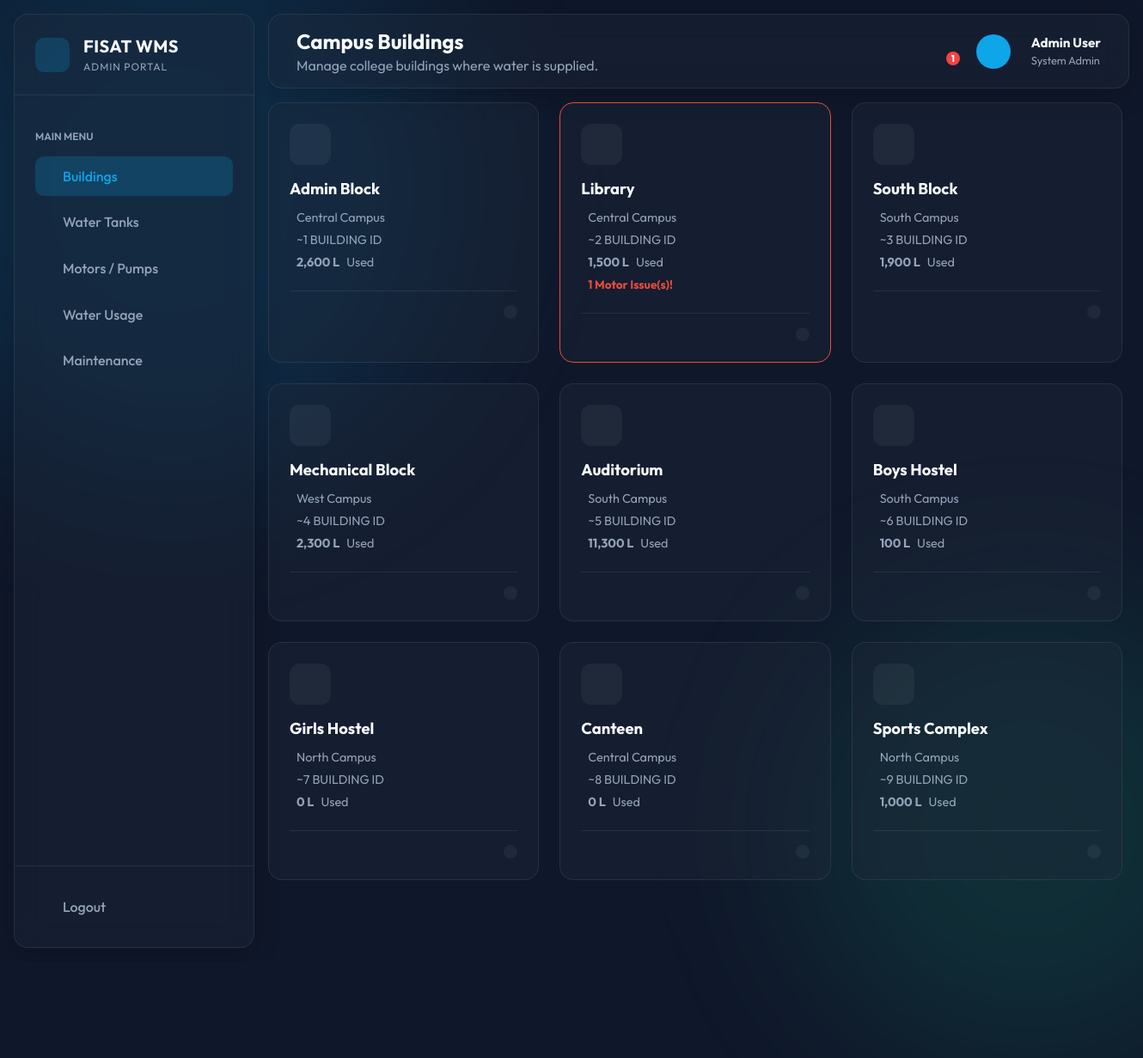
Page /dashboard.php (signed in) on the committed database.
### tables this page shows
CREATE TABLE `buildings` (
  `BUILDING_ID` int NOT NULL,
  `BUILDING_NAME` varchar(30) DEFAULT NULL,
  `LOCATION` varchar(30) DEFAULT NULL,
  PRIMARY KEY (`BUILDING_ID`)
);

### dashboard.php (the view, shortened to what this page needs)
<!DOCTYPE html>
<html lang="en">
<?php
require "connection.php";
?>
<head>
    <link rel="stylesheet" href="style.css">
</head>
<body>
    <div class="blob blob-1"></div>
    <div class="blob blob-2"></div>
    <div class="app-container">
        <aside class="sidebar glass-panel">
            <div class="sidebar-brand">
                <div class="brand-icon">
                </div>
                <div>
                    <h2>FISAT WMS</h2>
                    <span class="brand-subtitle">Admin Portal</span>
                </div>
            </div>
            <nav class="sidebar-nav">
                <p class="nav-label">MAIN MENU</p>
                <a href="#" class="nav-item active" data-target="buildings-view">
                    <span>Buildings</span>
                </a>
                <a href="#" class="nav-item" data-target="tanks-view">
                    <span>Water Tanks</span>
                </a>
                <a href="#" class="nav-item" data-target="motors-view">
                    <span>Motors / Pumps</span>
                </a>
                <a href="#" class="nav-item" data-target="usage-view">
                    <span>Water Usage</span>
                </a>
                <a href="#" class="nav-item" data-target="maintenance-view">
                    <span>Maintenance</span>
                </a>
            </nav>
            <div class="sidebar-bottom">
                <a href="index.php" class="nav-item text-danger">
                    <span>Logout</span>
                </a>
            </div>
        </aside>
        <main class="main-content">
            <header class="topbar glass-panel">
                <div class="header-title">
                    <h1 id="page-title">Campus Buildings</h1>
                    <p id="page-subtitle" class="text-muted">Manage college buildings where water is supplied.</p>
                </div>
                <div class="user-profile">
                    <div class="notification-icon">
                        <?php
                        $notif_sql = "SELECT COUNT(MAINTENANCE_ID) AS pending_count FROM maintenance WHERE STATUS = 'Pending'";
                        $notif_result = mysqli_query($conn, $notif_sql);
                        $pending_alerts = 0;
                        if ($notif_result) {
                            $notif_row = mysqli_fetch_assoc($notif_result);
                            $pending_alerts = (int)$notif_row['pending_count'];
                        }
                        if ($pending_alerts > 0) {
                            echo '<span class="badge">' . $pending_alerts . '</span>';
                        }
                        ?>
                    </div>
                    <div class="avatar">
                    </div>
                    <div class="user-info">
                        <strong>Admin User</strong>
                        <span>System Admin</span>
                    </div>
                </div>
            </header>
            <div class="content-wrapper">
                <section id="buildings-view" class="view-section active">
                    <div class="card-grid">
                        <?php
                        $sql = "SELECT
                            b.BUILDING_ID,
                            b.BUILDING_NAME,
                            b.LOCATION,
                            (SELECT IFNULL(SUM(WATER_USED_LITERS), 0) FROM water_usage WHERE BUILDING_ID = b.BUILDING_ID) AS TOTAL_USAGE,
                            (SELECT COUNT(m.MAINTENANCE_ID) FROM maintenance m JOIN motor_pumps mp ON m.MOTOR_ID = mp.MOTOR_ID JOIN water_tanks wt ON mp.TANK_ID = wt.TANK_ID WHERE wt.BUILDING_ID = b.BUILDING_ID AND m.STATUS = 'Pending') AS PENDING_ISSUES
                        FROM buildings b;";
                        $result = $conn->query($sql);
                        while($row = $result->fetch_assoc()){
                            $hasPending = $row['PENDING_ISSUES'] > 0;
                        ?>
                        <div class="data-card" style="position: relative; <?php echo $hasPending ? 'border: 1px solid #e74c3c;' : ''; ?>">
                            <div class="card-icon">
                            </div>
                            <h3><?php echo htmlspecialchars($row['BUILDING_NAME']); ?></h3>
                            <div class="card-details">
                                <p><i class="ph ph-map-pin"></i> <?php echo htmlspecialchars($row['LOCATION']); ?></p>
                                <p><i class="ph ph-users"></i> ~<?php echo $row['BUILDING_ID'] ; ?> BUILDING ID</p>
                                <p class="text-primary">
                                    <strong><?php echo number_format($row['TOTAL_USAGE']); ?> L</strong> Used
                                </p>
                                <?php if($hasPending): ?>
                                <p style="color: #e74c3c; font-size: 0.85em; font-weight: bold; margin-top: 5px;">
                                    <i class="ph ph-wrench"></i> <?php echo $row['PENDING_ISSUES']; ?> Motor Issue(s)!
                                </p>
                                <?php endif; ?>
                            </div>
                            <div class="card-actions">
                                <button class="btn-icon text-primary" title="Edit Building">
                                </button>
                            </div>
                        </div>
                        <?php } ?>
                    </div>
                </section>
            </div>
        </main>
    </div>
</body>
</html>

### rows in the picture
buildings: BUILDING_NAME "Admin Block", LOCATION "Central Campus", BUILDING_ID "1", TOTAL_USAGE "2,600"
buildings: BUILDING_NAME "Library", LOCATION "Central Campus", BUILDING_ID "2", TOTAL_USAGE "1,500", PENDING_ISSUES "1"
buildings: BUILDING_NAME "South Block", LOCATION "South Campus", BUILDING_ID "3", TOTAL_USAGE "1,900"
buildings: BUILDING_NAME "Mechanical Block", LOCATION "West Campus", BUILDING_ID "4", TOTAL_USAGE "2,300"
buildings: BUILDING_NAME "Auditorium", LOCATION "South Campus", BUILDING_ID "5", TOTAL_USAGE "11,300"
buildings: BUILDING_NAME "Boys Hostel", LOCATION "South Campus", BUILDING_ID "6", TOTAL_USAGE "100"
buildings: BUILDING_NAME "Girls Hostel", LOCATION "North Campus", BUILDING_ID "7", TOTAL_USAGE "0"
buildings: BUILDING_NAME "Canteen", LOCATION "Central Campus", BUILDING_ID "8", TOTAL_USAGE "0"
buildings: BUILDING_NAME "Sports Complex", LOCATION "North Campus", BUILDING_ID "9", TOTAL_USAGE "1,000"

### other values in the picture
$pending_alerts "1"
